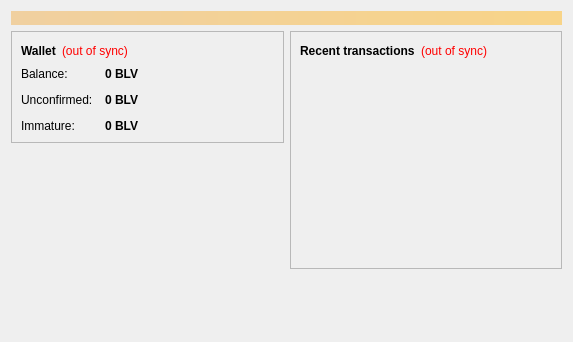
<?xml version="1.0" encoding="UTF-8"?>
<ui version="4.0">
 <class>OverviewPage</class>
 <widget class="QWidget" name="OverviewPage">
  <property name="geometry">
   <rect>
    <x>0</x>
    <y>0</y>
    <width>573</width>
    <height>342</height>
   </rect>
  </property>
  <property name="windowTitle">
   <string>Form</string>
  </property>
  <layout class="QVBoxLayout" name="topLayout">
   <item>
    <widget class="QLabel" name="labelAlerts">
     <property name="visible">
      <bool>false</bool>
     </property>
     <property name="styleSheet">
      <string notr="true">background-color: qlineargradient(x1: 0, y1: 0, x2: 1, y2: 0, stop:0 #F0D0A0, stop:1 #F8D488); color:#000000;</string>
     </property>
     <property name="wordWrap">
      <bool>true</bool>
     </property>
     <property name="margin">
      <number>3</number>
     </property>
    </widget>
   </item>
   <item>
    <layout class="QHBoxLayout" name="horizontalLayout" stretch="1,1">
     <item>
      <layout class="QVBoxLayout" name="verticalLayout_2">
       <item>
        <widget class="QFrame" name="frame">
         <property name="frameShape">
          <enum>QFrame::StyledPanel</enum>
         </property>
         <property name="frameShadow">
          <enum>QFrame::Raised</enum>
         </property>
         <layout class="QVBoxLayout" name="verticalLayout_4">
          <item>
           <layout class="QHBoxLayout" name="horizontalLayout_4">
            <item>
             <widget class="QLabel" name="label_5">
              <property name="font">
               <font>
                <weight>75</weight>
                <bold>true</bold>
               </font>
              </property>
              <property name="text">
               <string>Wallet</string>
              </property>
             </widget>
            </item>
            <item>
             <widget class="QLabel" name="labelWalletStatus">
              <property name="toolTip">
               <string>The displayed information may be out of date. Your wallet automatically synchronizes with the BitcoinLove network after a connection is established, but this process has not completed yet.</string>
              </property>
              <property name="styleSheet">
               <string notr="true">QLabel { color: red; }</string>
              </property>
              <property name="text">
               <string notr="true">(out of sync)</string>
              </property>
              <property name="alignment">
               <set>Qt::AlignLeading|Qt::AlignLeft|Qt::AlignVCenter</set>
              </property>
             </widget>
            </item>
            <item>
             <spacer name="horizontalSpacer_2">
              <property name="orientation">
               <enum>Qt::Horizontal</enum>
              </property>
              <property name="sizeHint" stdset="0">
               <size>
                <width>40</width>
                <height>20</height>
               </size>
              </property>
             </spacer>
            </item>
           </layout>
          </item>
          <item>
           <layout class="QFormLayout" name="formLayout_2">
            <property name="fieldGrowthPolicy">
             <enum>QFormLayout::AllNonFixedFieldsGrow</enum>
            </property>
            <property name="horizontalSpacing">
             <number>12</number>
            </property>
            <property name="verticalSpacing">
             <number>12</number>
            </property>
            <item row="0" column="0">
             <widget class="QLabel" name="label">
              <property name="text">
               <string>Balance:</string>
              </property>
             </widget>
            </item>
            <item row="0" column="1">
             <widget class="QLabel" name="labelBalance">
              <property name="font">
               <font>
                <weight>75</weight>
                <bold>true</bold>
               </font>
              </property>
              <property name="cursor">
               <cursorShape>IBeamCursor</cursorShape>
              </property>
              <property name="toolTip">
               <string>Your current balance</string>
              </property>
              <property name="text">
               <string notr="true">0 BLV</string>
              </property>
              <property name="textInteractionFlags">
               <set>Qt::LinksAccessibleByMouse|Qt::TextSelectableByKeyboard|Qt::TextSelectableByMouse</set>
              </property>
             </widget>
            </item>
            <item row="1" column="0">
             <widget class="QLabel" name="label_3">
              <property name="text">
               <string>Unconfirmed:</string>
              </property>
             </widget>
            </item>
            <item row="1" column="1">
             <widget class="QLabel" name="labelUnconfirmed">
              <property name="font">
               <font>
                <weight>75</weight>
                <bold>true</bold>
               </font>
              </property>
              <property name="cursor">
               <cursorShape>IBeamCursor</cursorShape>
              </property>
              <property name="toolTip">
               <string>Total of transactions that have yet to be confirmed, and do not yet count toward the current balance</string>
              </property>
              <property name="text">
               <string notr="true">0 BLV</string>
              </property>
              <property name="textInteractionFlags">
               <set>Qt::LinksAccessibleByMouse|Qt::TextSelectableByKeyboard|Qt::TextSelectableByMouse</set>
              </property>
             </widget>
            </item>
            <item row="2" column="0">
             <widget class="QLabel" name="labelImmatureText">
              <property name="text">
               <string>Immature:</string>
              </property>
             </widget>
            </item>
            <item row="2" column="1">
             <widget class="QLabel" name="labelImmature">
              <property name="font">
               <font>
                <weight>75</weight>
                <bold>true</bold>
               </font>
              </property>
              <property name="toolTip">
               <string>Mined balance that has not yet matured</string>
              </property>
              <property name="text">
               <string notr="true">0 BLV</string>
              </property>
              <property name="textInteractionFlags">
               <set>Qt::LinksAccessibleByMouse|Qt::TextSelectableByKeyboard|Qt::TextSelectableByMouse</set>
              </property>
             </widget>
            </item>
           </layout>
          </item>
         </layout>
        </widget>
       </item>
       <item>
        <spacer name="verticalSpacer">
         <property name="orientation">
          <enum>Qt::Vertical</enum>
         </property>
         <property name="sizeHint" stdset="0">
          <size>
           <width>20</width>
           <height>40</height>
          </size>
         </property>
        </spacer>
       </item>
      </layout>
     </item>
     <item>
      <layout class="QVBoxLayout" name="verticalLayout_3">
       <item>
        <widget class="QFrame" name="frame_2">
         <property name="frameShape">
          <enum>QFrame::StyledPanel</enum>
         </property>
         <property name="frameShadow">
          <enum>QFrame::Raised</enum>
         </property>
         <layout class="QVBoxLayout" name="verticalLayout">
          <item>
           <layout class="QHBoxLayout" name="horizontalLayout_2">
            <item>
             <widget class="QLabel" name="label_4">
              <property name="text">
               <string>&lt;b&gt;Recent transactions&lt;/b&gt;</string>
              </property>
             </widget>
            </item>
            <item>
             <widget class="QLabel" name="labelTransactionsStatus">
              <property name="toolTip">
               <string>The displayed information may be out of date. Your wallet automatically synchronizes with the BitcoinLove network after a connection is established, but this process has not completed yet.</string>
              </property>
              <property name="styleSheet">
               <string notr="true">QLabel { color: red; }</string>
              </property>
              <property name="text">
               <string notr="true">(out of sync)</string>
              </property>
              <property name="alignment">
               <set>Qt::AlignRight|Qt::AlignTrailing|Qt::AlignVCenter</set>
              </property>
             </widget>
            </item>
            <item>
             <spacer name="horizontalSpacer">
              <property name="orientation">
               <enum>Qt::Horizontal</enum>
              </property>
              <property name="sizeHint" stdset="0">
               <size>
                <width>40</width>
                <height>20</height>
               </size>
              </property>
             </spacer>
            </item>
           </layout>
          </item>
          <item>
           <widget class="QListView" name="listTransactions">
            <property name="styleSheet">
             <string notr="true">QListView { background: transparent; }</string>
            </property>
            <property name="frameShape">
             <enum>QFrame::NoFrame</enum>
            </property>
            <property name="verticalScrollBarPolicy">
             <enum>Qt::ScrollBarAlwaysOff</enum>
            </property>
            <property name="horizontalScrollBarPolicy">
             <enum>Qt::ScrollBarAlwaysOff</enum>
            </property>
            <property name="selectionMode">
             <enum>QAbstractItemView::NoSelection</enum>
            </property>
           </widget>
          </item>
         </layout>
        </widget>
       </item>
       <item>
        <spacer name="verticalSpacer_2">
         <property name="orientation">
          <enum>Qt::Vertical</enum>
         </property>
         <property name="sizeHint" stdset="0">
          <size>
           <width>20</width>
           <height>40</height>
          </size>
         </property>
        </spacer>
       </item>
      </layout>
     </item>
    </layout>
   </item>
  </layout>
 </widget>
 <resources/>
 <connections/>
</ui>
